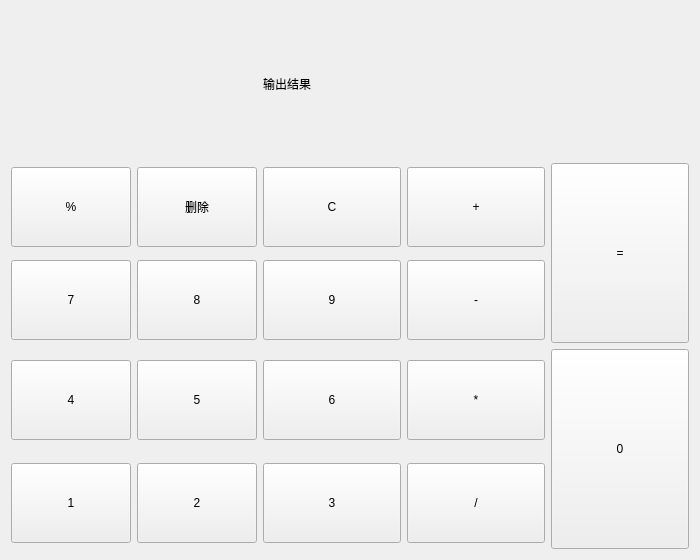
<?xml version="1.0" encoding="UTF-8"?>
<ui version="4.0">
 <class>Widget</class>
 <widget class="QWidget" name="Widget">
  <property name="geometry">
   <rect>
    <x>0</x>
    <y>0</y>
    <width>700</width>
    <height>560</height>
   </rect>
  </property>
  <property name="minimumSize">
   <size>
    <width>700</width>
    <height>560</height>
   </size>
  </property>
  <property name="maximumSize">
   <size>
    <width>700</width>
    <height>560</height>
   </size>
  </property>
  <property name="windowTitle">
   <string>Widget</string>
  </property>
  <layout class="QGridLayout" name="gridLayout">
   <item row="2" column="1">
    <widget class="QPushButton" name="btn8">
     <property name="minimumSize">
      <size>
       <width>120</width>
       <height>80</height>
      </size>
     </property>
     <property name="text">
      <string>8</string>
     </property>
    </widget>
   </item>
   <item row="1" column="4" rowspan="2">
    <widget class="QPushButton" name="btndengyu">
     <property name="minimumSize">
      <size>
       <width>120</width>
       <height>180</height>
      </size>
     </property>
     <property name="text">
      <string>=</string>
     </property>
    </widget>
   </item>
   <item row="3" column="0">
    <widget class="QPushButton" name="btn4">
     <property name="minimumSize">
      <size>
       <width>120</width>
       <height>80</height>
      </size>
     </property>
     <property name="text">
      <string>4</string>
     </property>
    </widget>
   </item>
   <item row="1" column="2">
    <widget class="QPushButton" name="btnclear">
     <property name="minimumSize">
      <size>
       <width>120</width>
       <height>80</height>
      </size>
     </property>
     <property name="text">
      <string>C</string>
     </property>
    </widget>
   </item>
   <item row="4" column="3">
    <widget class="QPushButton" name="btnchu">
     <property name="minimumSize">
      <size>
       <width>120</width>
       <height>80</height>
      </size>
     </property>
     <property name="text">
      <string>/</string>
     </property>
    </widget>
   </item>
   <item row="2" column="2">
    <widget class="QPushButton" name="btn9">
     <property name="minimumSize">
      <size>
       <width>120</width>
       <height>80</height>
      </size>
     </property>
     <property name="text">
      <string>9</string>
     </property>
    </widget>
   </item>
   <item row="2" column="3">
    <widget class="QPushButton" name="btnjian">
     <property name="minimumSize">
      <size>
       <width>120</width>
       <height>80</height>
      </size>
     </property>
     <property name="text">
      <string>-</string>
     </property>
    </widget>
   </item>
   <item row="4" column="1">
    <widget class="QPushButton" name="btn2">
     <property name="minimumSize">
      <size>
       <width>120</width>
       <height>80</height>
      </size>
     </property>
     <property name="maximumSize">
      <size>
       <width>120</width>
       <height>80</height>
      </size>
     </property>
     <property name="text">
      <string>2</string>
     </property>
    </widget>
   </item>
   <item row="3" column="1">
    <widget class="QPushButton" name="btn5">
     <property name="minimumSize">
      <size>
       <width>120</width>
       <height>80</height>
      </size>
     </property>
     <property name="text">
      <string>5</string>
     </property>
    </widget>
   </item>
   <item row="1" column="1">
    <widget class="QPushButton" name="btnshan">
     <property name="minimumSize">
      <size>
       <width>120</width>
       <height>80</height>
      </size>
     </property>
     <property name="text">
      <string>删除</string>
     </property>
    </widget>
   </item>
   <item row="3" column="3">
    <widget class="QPushButton" name="btncheng">
     <property name="minimumSize">
      <size>
       <width>120</width>
       <height>80</height>
      </size>
     </property>
     <property name="text">
      <string>*</string>
     </property>
    </widget>
   </item>
   <item row="4" column="0">
    <widget class="QPushButton" name="btn1">
     <property name="minimumSize">
      <size>
       <width>120</width>
       <height>80</height>
      </size>
     </property>
     <property name="maximumSize">
      <size>
       <width>120</width>
       <height>80</height>
      </size>
     </property>
     <property name="text">
      <string>1</string>
     </property>
    </widget>
   </item>
   <item row="1" column="0">
    <widget class="QPushButton" name="btnmo">
     <property name="minimumSize">
      <size>
       <width>120</width>
       <height>80</height>
      </size>
     </property>
     <property name="text">
      <string>%</string>
     </property>
    </widget>
   </item>
   <item row="2" column="0">
    <widget class="QPushButton" name="btn7">
     <property name="minimumSize">
      <size>
       <width>120</width>
       <height>80</height>
      </size>
     </property>
     <property name="text">
      <string>7</string>
     </property>
    </widget>
   </item>
   <item row="4" column="2">
    <widget class="QPushButton" name="btn3">
     <property name="minimumSize">
      <size>
       <width>120</width>
       <height>80</height>
      </size>
     </property>
     <property name="text">
      <string>3</string>
     </property>
    </widget>
   </item>
   <item row="3" column="4" rowspan="2">
    <widget class="QPushButton" name="btn0">
     <property name="minimumSize">
      <size>
       <width>120</width>
       <height>200</height>
      </size>
     </property>
     <property name="text">
      <string>0</string>
     </property>
    </widget>
   </item>
   <item row="1" column="3">
    <widget class="QPushButton" name="btnjia">
     <property name="minimumSize">
      <size>
       <width>120</width>
       <height>80</height>
      </size>
     </property>
     <property name="text">
      <string>+</string>
     </property>
    </widget>
   </item>
   <item row="3" column="2">
    <widget class="QPushButton" name="btn6">
     <property name="minimumSize">
      <size>
       <width>120</width>
       <height>80</height>
      </size>
     </property>
     <property name="text">
      <string>6</string>
     </property>
    </widget>
   </item>
   <item row="0" column="2" colspan="3">
    <widget class="QLabel" name="result">
     <property name="text">
      <string>输出结果</string>
     </property>
    </widget>
   </item>
  </layout>
 </widget>
 <resources/>
 <connections/>
</ui>
